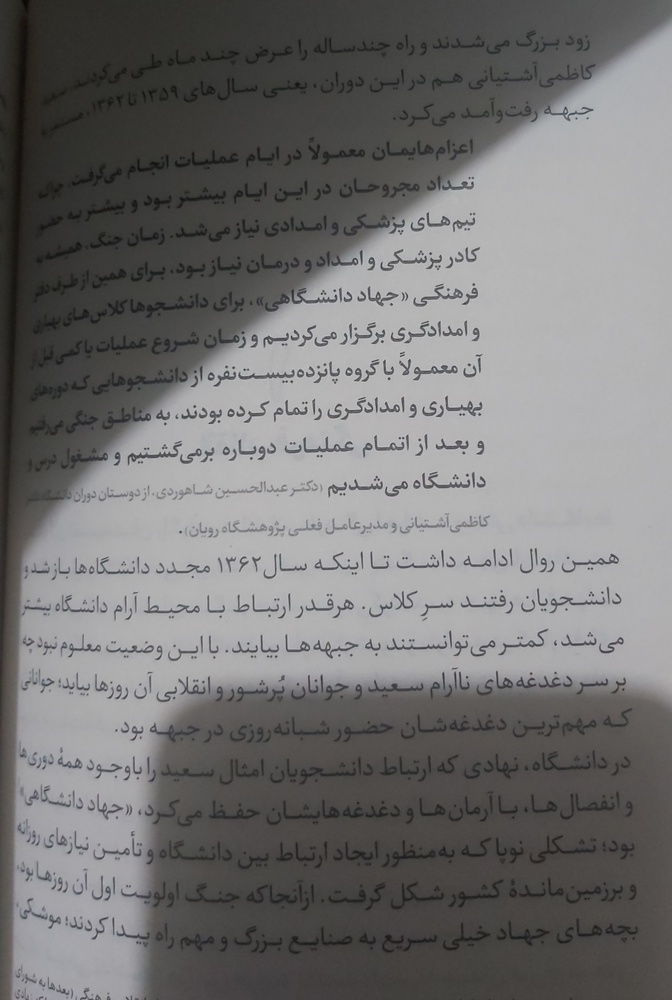
#> input picture Homeworks/HW8/Images/royan.jpg, 672 x 1000 px, shrunk from 3540 x 5267 before the run, found by its file name
$ jupyter execute --allow-errors 'HW[8].ipynb'   (shell and % lines are left out)
#> lines starting #> are read from the running program, lines starting #| are printed output that depends on the picture; after the words box and inside, x2 and y2 are one past the last pixel; in counts of white or black regions, pixels touching at a corner belong together
# **الف:**

[cell 1]
# Import required packages
import cv2
import pytesseract
from google.colab.patches import cv2_imshow
from PIL import Image
import matplotlib.pyplot as plt

##################### your code ################################
img = cv2.imread("royan.jpg")
#> img is the input picture: shape (1000, 672, 3); mean B, G, R 115.3, 115.6, 116.4
gray = cv2.cvtColor(img, cv2.COLOR_BGR2GRAY)


################################################################
# Finding contours
## result = result otso|adaptive algorithm
ret,result1 = cv2.threshold(gray, 127, 255, cv2.THRESH_OTSU)
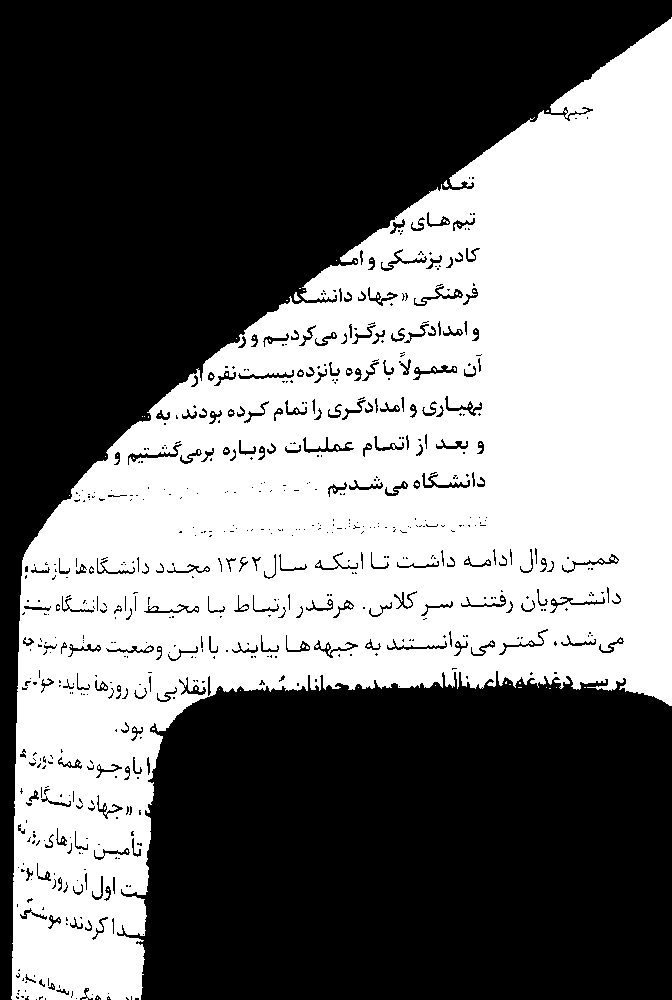
#> result1: shape (1000, 672); 45.3% white; 90 white regions (87 under 20 px), largest, box (x1, y1, x2, y2) and area: (11, 17, 672, 1000) 303694, (294, 292, 301, 301) 36, (443, 180, 449, 187) 22
#> ret = 120
print("Otsu")
print("-------------------------------------------------")
print(pytesseract.image_to_string( result1 , lang='fas'))
#> (this line was passed over: pytesseract is not available in this run)
print("-------------------------------------------------")
result2 = cv2.adaptiveThreshold(gray, 255, cv2.ADAPTIVE_THRESH_MEAN_C, cv2.THRESH_BINARY, 41, 5)
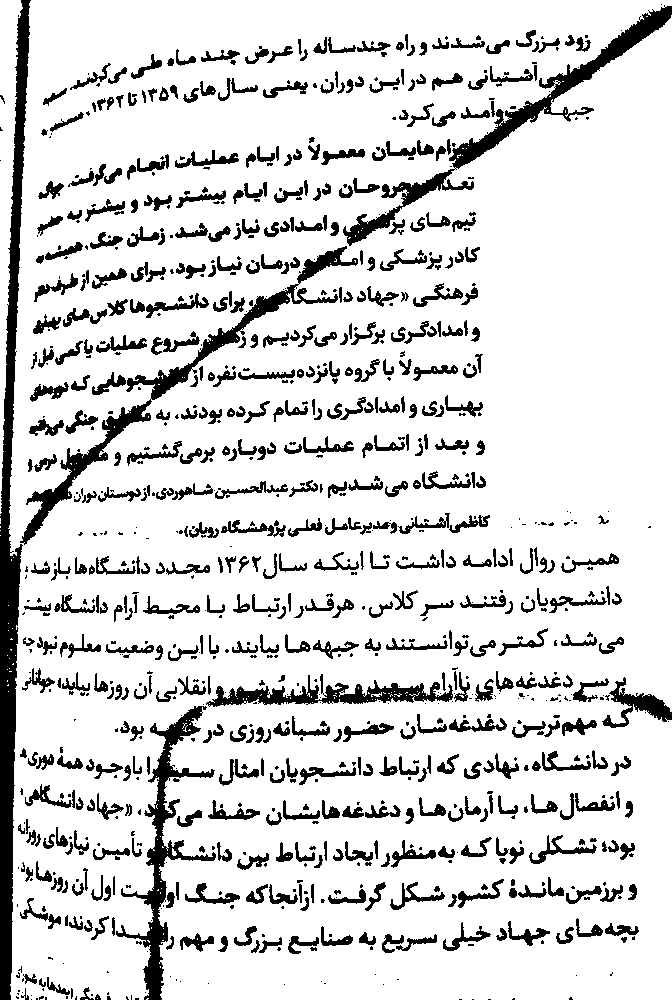
#> result2: shape (1000, 672); 85% white; 1019 black regions (449 under 20 px), largest, box (x1, y1, x2, y2) and area: (0, 0, 31, 1000) 11922, (343, 5, 672, 246) 6151, (20, 246, 358, 545) 5843
print("Adaptive theresholding")
print("-------------------------------------------------")
print(pytesseract.image_to_string( result2 , lang='fas'))
#> (this line was passed over: pytesseract is not available in this run)
print("-------------------------------------------------")

fig, (ax1, ax2, ax3) = plt.subplots(nrows=1, ncols=3, figsize=(14, 14),
                                    sharex=True, sharey=True)
for aa in (ax1, ax2, ax3):
    aa.set_axis_off()

ax1.imshow(gray, cmap='gray')
ax1.set_title('Source')
ax2.imshow(result1, cmap='gray')
ax2.set_title('Otsu')
ax3.imshow(result2, cmap='gray')
ax3.set_title('Adaptive theresholding')

plt.tight_layout()
plt.show()
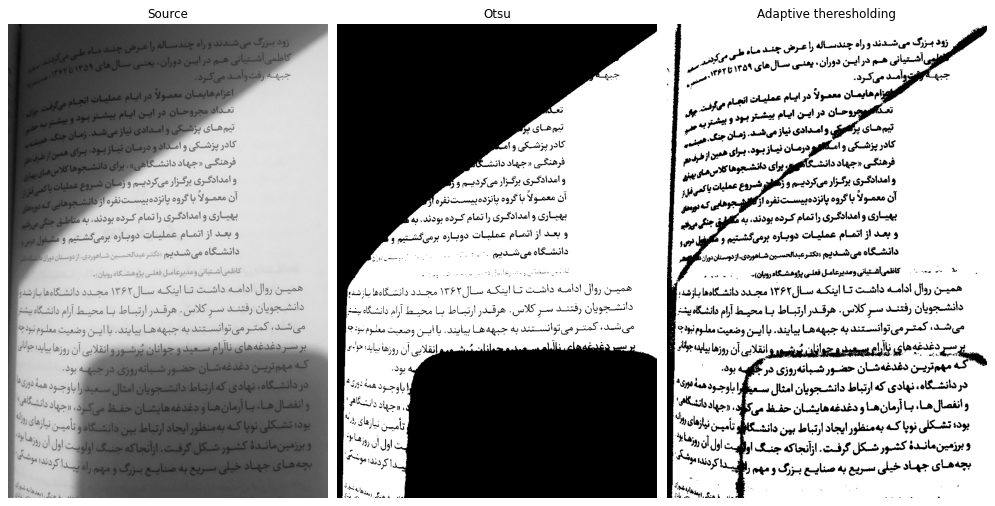
#> figure drawn by matplotlib, 3 panels

[cell 2]
image_path_in_colab='royan.jpg'
#> (the rest of this cell did not finish here and is left out)

# **ب:**

[cell 3]
# Import required packages
import cv2
import pytesseract
from google.colab.patches import cv2_imshow
from PIL import Image
##################### your code ################################
img = cv2.imread("mypic.png")
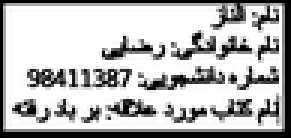
#> input picture Homeworks/HW8/Images/mypic.png, 97 x 46 px, shrunk from 511 x 242 before the run, found by its file name (shown 3 times larger)
#> img is the input picture: shape (46, 97, 3); min 0, max 255, mean 186.1
gray = cv2.cvtColor(img, cv2.COLOR_BGR2GRAY)
#> gray: shape (46, 97)
ret,result = cv2.threshold(gray, 127, 255, cv2.THRESH_OTSU)
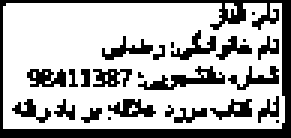
#> result: shape (46, 97) (shown 3 times larger); 70.3% white; 26 black regions (11 under 20 px), largest, box (x1, y1, x2, y2) and area: (0, 0, 97, 46) 624, (46, 22, 75, 30) 89, (9, 23, 22, 29) 55
#> ret = 146
kernel = cv2.getStructuringElement(cv2.MORPH_RECT,(5,5))
dilation = cv2.dilate(result, kernel, iterations=1)
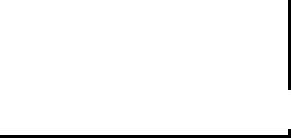
#> dilation: shape (46, 97) (shown 3 times larger); 97.1% white; black in thin lines or dots

################################################################
# Finding contours
im2 = img.copy()
contours, hierarchy = cv2.findContours(dilation, cv2.RETR_EXTERNAL,cv2.CHAIN_APPROX_NONE)
#> contours = 1 contour; box (x1, y1, x2, y2) and area: (0, 0, 97, 45) 4193

#> (the rest of this cell did not finish here and is left out)
